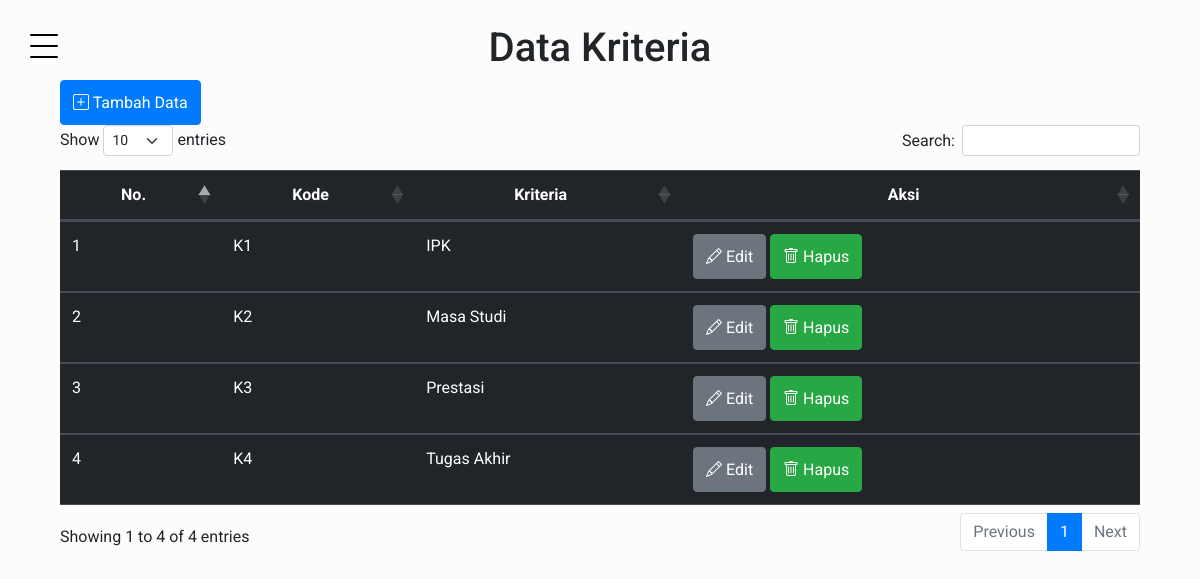
Screenshot of /kriteria.php (signed in) with the database file from the repository.
### tables this page shows
CREATE TABLE `kriteria` (
  `id` int(12) NOT NULL,
  `kode` varchar(12) NOT NULL,
  `kriteria` varchar(55) NOT NULL
);

### kriteria.php (the view, shortened to what this page needs)
<!DOCTYPE html>
<html lang="en">
<head>
    <link rel="stylesheet" href="css/bootstrap.min.css">
    <link rel="stylesheet" href="https://cdn.datatables.net/1.13.4/css/dataTables.bootstrap5.min.css">
    <link href="https://cdn.jsdelivr.net/npm/bootstrap@5.3.0/dist/css/bootstrap.min.css" rel="stylesheet">
    <link rel="stylesheet" href="https://cdn.jsdelivr.net/npm/bootstrap-icons@1.10.5/font/bootstrap-icons.css">
    <link rel="stylesheet" href="https://cdnjs.cloudflare.com/ajax/libs/twitter-bootstrap/5.2.0/css/bootstrap.min.css">
</head>
<body style="background-image: url('https://cdn.pixabay.com/photo/2018/02/23/04/38/computer-3174729_1280.jpg');" class="container">
    <main>
        <?php include('sidebar.php'); ?>
        <div id="main-content" class="container allcontent-section py-4">
        <div>
            <center><h1>Data Kriteria</h1></center>
            <button type="button" style="height: 45px" class="btn btn-primary bi bi-plus-square" data-bs-toggle="modal" data-bs-target="#TambahDatakriteria">
            Tambah Data
            </button>
            <table class="table table-dark" id="example">
                <thead>
                    <tr>
                        <th class="text-center">No.</th>
                        <th class="text-center">Kode</th>
                        <th class="text-center">Kriteria</th>
                        <th class="text-center">Aksi</th>
                    </tr>
                </thead>
                <tbody>
                <?php
                    include_once "config/dbconnect.php";
                    $no=0;
                    $sql= "SELECT * FROM kriteria order by id ASC";
                    $result = $conn->query($sql);
                    if($result == false) {
                        trigger_error("Perintah sql manual anda salah");
                    }else{
                        while($data = $result -> fetch_array()){
                            $no++;
                ?>
                <tr>
                    <td><?php echo $no;?></td>
                    <td><?php echo $data['kode']?></td>
                    <td><?php echo $data['kriteria']?></td>
                    <td>
                            <button type="button" style="height: 45px" class="btn btn-secondary bi bi-pencil" data-bs-toggle="modal" data-bs-target="#EditDatakriteria<?php echo $data['id']?>">
                            Edit
                            </button>
                            </div>
                            <button type="button" style="height: 45px" class="btn btn-success bi bi-trash" data-bs-toggle="modal" data-bs-target="#hapusDatakriteria<?php echo $data['id']?>">
                            Hapus
                            </button>
                    <?php }?>
                    </td>
                </tr>
                <?php
                    }
                ?>
    </main>
</body>
</html>

### asset/css/style.css (style rules this page uses)
body { font-family: "Roboto", -apple-system, BlinkMacSystemFont, "Segoe UI", Roboto, "Helvetica Neue", Arial, "Noto Sans", sans-serif, "Apple Color Emoji", "Segoe UI Emoji", "Segoe UI Symbol", "Noto Color Emoji"; background-color: #fcfcfc; }
h1, h2, h3, h4, h5, h6, .h1, .h2, .h3, .h4, .h5, .h6 { font-family: "Roboto", -apple-system, BlinkMacSystemFont, "Segoe UI", Roboto, "Helvetica Neue", Arial, "Noto Sans", sans-serif, "Apple Color Emoji", "Segoe UI Emoji", "Segoe UI Symbol", "Noto Color Emoji"; }
body { position: relative; }
body:before { position: absolute; content: ""; z-index: 1; top: 0; left: 0; right: 0; bottom: 0; background-color: rgba(0, 0, 0, 0.5); opacity: 0; visibility: hidden; -webkit-transition: .3s all ease-in-out; -o-transition: .3s all ease-in-out; transition: .3s all ease-in-out; }
aside, main { height: 100vh; min-height: 580px; }
main { width: calc(100%); }

### rows the page displays
kriteria: kode "K1", kriteria "IPK"
kriteria: kode "K2", kriteria "Masa Studi"
kriteria: kode "K3", kriteria "Prestasi"
kriteria: kode "K4", kriteria "Tugas Akhir"
